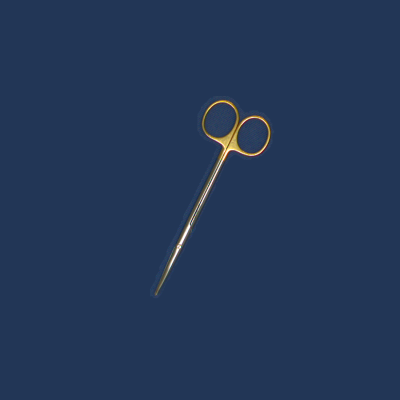
#> input picture sample.jpg, 400 x 400 px
$ python main.py --input sample.jpg   (older library calls are emulated)
#> lines starting #> are read from the running program, lines starting #| are printed output that depends on the picture; after the words box and inside, x2 and y2 are one past the last pixel; in counts of white or black regions, pixels touching at a corner belong together
import argparse

import numpy as np
import cv2
import matplotlib.pyplot as plt


DEBUG = False
EROSION_KERNEL_SIZE = (3, 3)
EROSION_ITERATIONS = 3
DILATE_KERNEL_SIZE = (5, 5)
DILATE_ITERATIONS = 2
LABEL_AREA_THRESHOLD = 140


def parse():
    parser = argparse.ArgumentParser()
    parser.add_argument('--input', type=str)
    parser.add_argument('--debug', type=bool, default=False)

    return parser.parse_args()


def read_img_color_grayscale(file_name):
#> called with file_name = 'sample.jpg'
    img = cv2.imread(file_name, cv2.IMREAD_COLOR)
#> img is the input picture: shape (400, 400, 3); mean B, G, R 86.2, 55.1, 35.6
    gray = cv2.cvtColor(img, cv2.COLOR_BGR2GRAY)
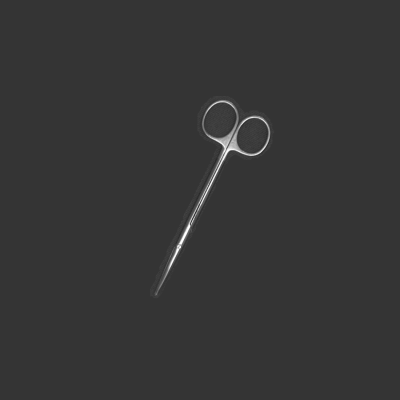
#> gray: shape (400, 400); min 42, max 255, mean 53.1
    return img, gray


def erode_dilate(img):
    img = cv2.erode(img, np.ones((3, 3), dtype=np.uint8))
    img = cv2.dilate(img, np.ones(DILATE_KERNEL_SIZE, dtype=np.uint8), iterations=DILATE_ITERATIONS)
    img = cv2.erode(img, np.ones(EROSION_KERNEL_SIZE, dtype=np.uint8), iterations=EROSION_ITERATIONS)
    return img


def compute_contours(gray):
    clahe = cv2.createCLAHE(1.0, tileGridSize=(8, 8))
    gray = clahe.apply(gray)
    gray = cv2.adaptiveThreshold(gray, 255, cv2.ADAPTIVE_THRESH_GAUSSIAN_C, cv2.THRESH_BINARY_INV, 11, 2.5)
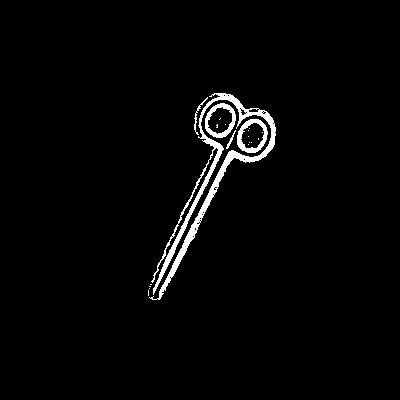
#> gray: shape (400, 400); 2.5% white; 20 white regions (15 under 20 px), largest, box (x1, y1, x2, y2) and area: (149, 93, 276, 300) 2994, (237, 119, 268, 153) 405, (205, 103, 236, 138) 385, (194, 97, 208, 135) 72, (226, 130, 236, 149) 42
    gray = cv2.medianBlur(gray, 3)
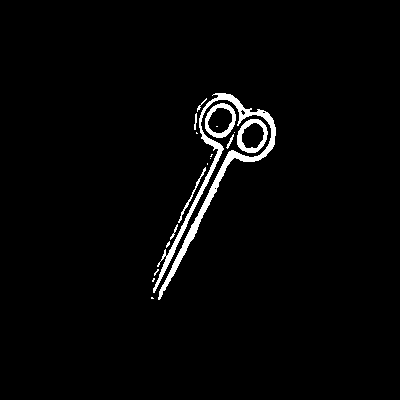
#> gray: shape (400, 400); 2.4% white; 18 white regions (10 under 20 px), largest, box (x1, y1, x2, y2) and area: (153, 93, 276, 300) 2754, (237, 119, 268, 153) 406, (205, 103, 236, 138) 388
    gray = erode_dilate(gray)
#> in erode_dilate, `img = cv2.erode(img, np.ones((3, 3), dtype=np.uint8))`: img: shape (400, 400); 1% white in thin lines or dots, all inside (x1, y1, x2, y2) = (154, 94, 275, 296)
#> in erode_dilate, `img = cv2.dilate(img, np.ones(DILATE_KERNEL_SIZE, dtype=np.uint8), ite..`:
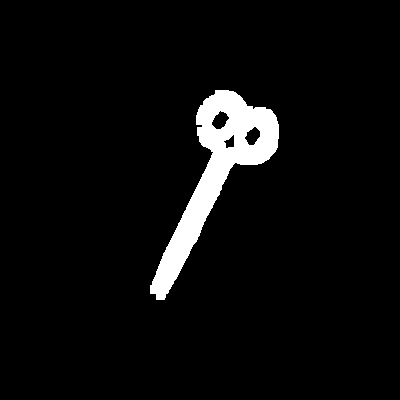
#> img: shape (400, 400); 4.8% white; 1 white region, box (x1, y1, x2, y2) and area: (150, 90, 279, 300) 7665
#> in erode_dilate, `img = cv2.erode(img, np.ones(EROSION_KERNEL_SIZE, dtype=np.uint8), ite..`:
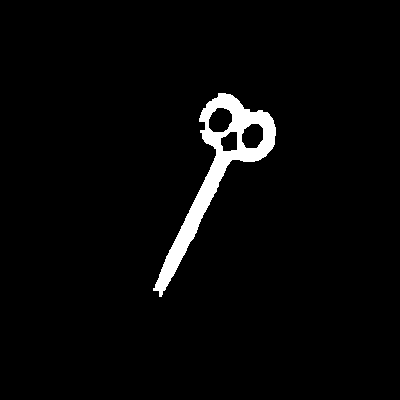
#> img: shape (400, 400); 3% white; 1 white region, box (x1, y1, x2, y2) and area: (153, 93, 276, 297) 4857

    if DEBUG:
        cv2.imwrite('target/edged.jpg', gray)

    _, labeled_img = cv2.connectedComponentsWithAlgorithm(gray, 8, cv2.CV_32S, cv2.CCL_GRANA)
    if DEBUG:
        cv2.imwrite('target/labeled.jpg', labeled_img)

    labels = np.unique(labeled_img)
#> labels = [0, 1]
    labels = labels[labels != 0]
#> labels = [1]
    intermediate_global_mask = np.zeros_like(labeled_img, dtype=np.uint8)
    for idx, label in enumerate(labels):
        mask = np.zeros_like(labeled_img, dtype=np.uint8)
        mask[labeled_img == label] = 255
        contours, _ = cv2.findContours(mask, cv2.RETR_TREE, cv2.CHAIN_APPROX_SIMPLE)
        hull = []
        for cnt in contours:
            hull.append(cv2.convexHull(cnt, False))
        hull_mask = np.zeros(mask.shape, dtype=np.uint8)
        for i in range(len(contours)):
            hull_mask = cv2.drawContours(hull_mask, hull, i, 255, -1, 8)

        intermediate_global_mask = np.clip(intermediate_global_mask + hull_mask, 0, 255)
#> this loop made 1 pass
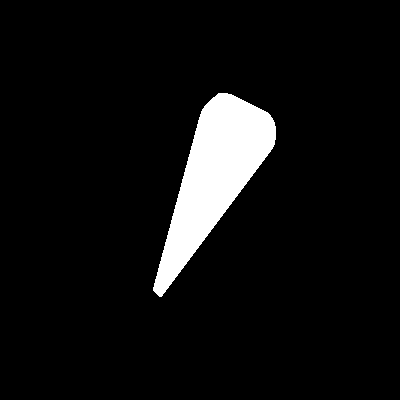
#> intermediate_global_mask: shape (400, 400); 6.5% white; 1 white region, box (x1, y1, x2, y2) and area: (153, 93, 276, 297) 10469

    if DEBUG:
        cv2.imwrite('target/mask.jpg', intermediate_global_mask)

    return connected_component_segmentation(intermediate_global_mask)


def random_color():
    color = np.random.randint(0, 255, (3,))
    return color


def connected_component_segmentation(int_global_mask):
    _, connected_components, stats, _ = cv2.connectedComponentsWithStatsWithAlgorithm(int_global_mask, 8, cv2.CV_32S, cv2.CCL_GRANA)
#> stats = [[0, 0, 400, 400, 149531], [153, 93, 123, 204, 10469]]
    labels = np.unique(connected_components)
#> labels = [0, 1]
    if labels[0] == 0:
        stats = stats[1:]
#> stats = [[153, 93, 123, 204, 10469]]
    labels = labels[labels != 0]
#> labels = [1]

    out_img = np.zeros(int_global_mask.shape + (3,), dtype=np.uint8)
    vertices = []
    for label, stat in zip(labels, stats):
        if stat[cv2.CC_STAT_AREA] >= LABEL_AREA_THRESHOLD:
            mask = np.zeros_like(connected_components, dtype=np.uint8)
            mask[connected_components == label] = 255
            x, y, h, w = cv2.boundingRect(mask)
            vertices.append((x, y, h, w))
            color = random_color()
            out_img[mask == 255] = color
#> this loop made 1 pass
#> (label, stat, x, y, h, w, color) on pass 1: (1, [153, 93, 123, 204, 10469], 153, 93, 123, 204, [172, 47, 117])
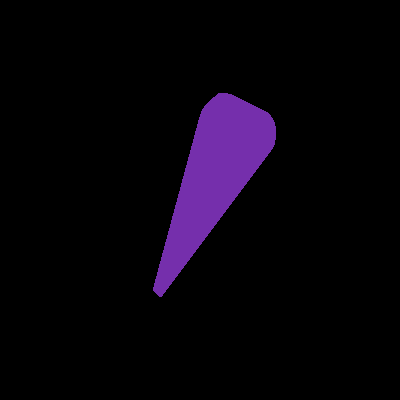
#> out_img: shape (400, 400, 3); mean of channels 0, 1, 2 11.3, 3.1, 7.7; drawn as B, G, R
#> after the loop, vertices = [(153, 93, 123, 204)]

    if DEBUG:
        cv2.imwrite('target/out_img.jpg', out_img)

    return vertices


def main():
    global DEBUG
    args = parse()

    if args.debug is True:
        DEBUG = True

    img, gray = read_img_color_grayscale(args.input)
    gray = cv2.GaussianBlur(gray, (5, 5), 1)
    if DEBUG:
        cv2.imwrite('target/blurred.jpg', gray)
    vertices = compute_contours(gray)
#> vertices = [(153, 93, 123, 204)]

    for v in vertices:
        color = random_color()
        color = (
            np.random.randint(0, 255),
            np.random.randint(0, 255),
            np.random.randint(0, 255)
        )
        cv2.rectangle(img, (v[0], v[1]), (v[0] + v[2], v[1] + v[3]), color, 2)
#> this loop made 1 pass
#> v on pass 1: (153, 93, 123, 204)
#> img: shape (400, 400, 3)
    cv2.imwrite('target/output.jpg', img)


if __name__ == '__main__':
    main()
